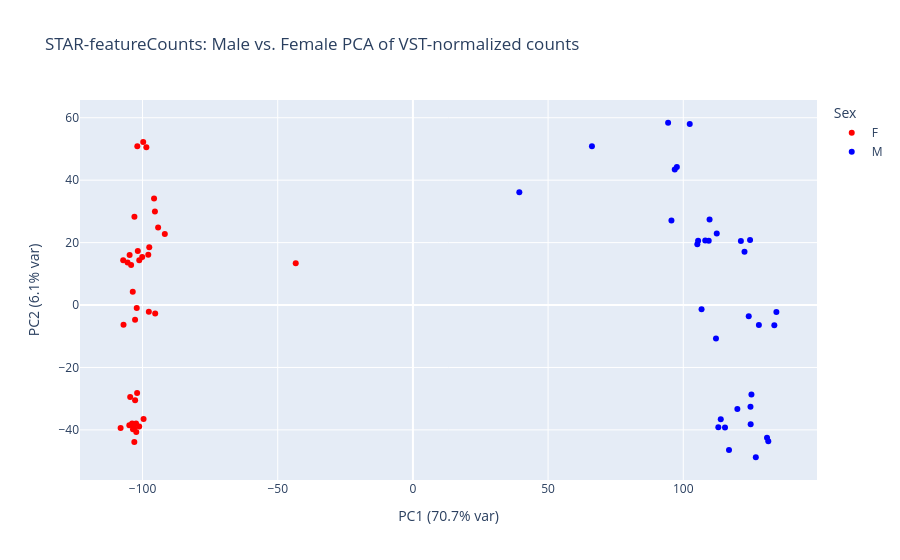

Write notebook code for a chart like this one.
### Markdown cell above
PCA Plot

### Code cell
# create transpose
vst_t = norm_counts.T

pca = PCA(n_components=2)
pca_scores = pca.fit_transform(vst_t)

pca_df = metadata.copy()
pca_df['PC1'] = pca_scores[:,0]
pca_df['PC2'] = pca_scores[:,1]

# Explained variance
pc1_var = pca.explained_variance_ratio_[0] * 100
pc2_var = pca.explained_variance_ratio_[1] * 100

# Define your own color mapping
color_map = {'M': 'blue', 'F': 'red'}  

fig = px.scatter(
    pca_df,
    x='PC1',
    y='PC2',
    color='Sex',  
    color_discrete_map=color_map,          
    hover_name=pca_df.index,
    title=f"STAR-featureCounts: Male vs. Female PCA of VST-normalized counts"
)

fig.update_layout(
    xaxis_title=f"PC1 ({pca.explained_variance_ratio_[0]*100:.1f}% var)",
    yaxis_title=f"PC2 ({pca.explained_variance_ratio_[1]*100:.1f}% var)",
)
fig.show()

### Figure 1 — Plotly figure (JSON) as saved in the notebook; plotly's stock layout.template omitted (floating-point values rounded to 4 significant figures)
{"data": [{"hovertemplate": "<b>%{hovertext}</b><br><br>Sex=F<br>PC1=%{x}<br>PC2=%{y}<extra></extra>", "hovertext": ["ERR12356072", "ERR12383247", "ERR12383248", "ERR12383252", "ERR12383253", "ERR12383254", "ERR12383259", "ERR12383260", "ERR12383261", "ERR12383265", "ERR12383266", "ERR12383268", "ERR12383272", "ERR12383273", "ERR12383274", "ERR12383279", "ERR12383280", "ERR12383281", "ERR12383283", "ERR12383285", "ERR12383286", "ERR12383287", "ERR12383289", "ERR12383292", "ERR12383293", "ERR12383294", "ERR12383298", "ERR12383299", "ERR12383300", "ERR12383301", "ERR12383305", "ERR12383306", "ERR12383307", "ERR12383311", "ERR12383312", "ERR12383313", "ERR12383314"], "legendgroup": "F", "marker": {"color": "red", "symbol": "circle"}, "mode": "markers", "name": "F", "orientation": "v", "showlegend": true, "type": "scatter", "x": [-97.52, -100.1, -91.76, -97.88, -94.24, -43.34, -95.32, -103.6, -97.67, -102.7, -104.6, -102.0, -104.9, -102.4, -99.62, -101.2, -103.5, -103.9, -103.0, -108.1, -103.1, -102.3, -103.0, -102.8, -107.0, -102.2, -104.2, -101.2, -95.42, -105.5, -107.2, -104.8, -101.7, -95.74, -101.9, -98.59, -99.75], "xaxis": "x", "y": [18.51, 15.42, 22.72, 16.14, 24.82, 13.38, -2.736, 4.259, -2.139, -30.49, -29.49, -28.18, -38.52, -37.99, -36.48, -38.89, -39.83, -37.97, -43.88, -39.37, -39.42, -40.67, 28.31, -4.737, -6.34, -0.9473, 12.8, 14.32, 29.96, 13.63, 14.32, 16.01, 17.35, 34.13, 50.84, 50.53, 52.23], "yaxis": "y"}, {"hovertemplate": "<b>%{hovertext}</b><br><br>Sex=M<br>PC1=%{x}<br>PC2=%{y}<extra></extra>", "hovertext": ["ERR12383249", "ERR12383250", "ERR12383251", "ERR12383255", "ERR12383256", "ERR12383257", "ERR12383258", "ERR12383262", "ERR12383263", "ERR12383264", "ERR12383267", "ERR12383269", "ERR12383270", "ERR12383271", "ERR12383275", "ERR12383276", "ERR12383277", "ERR12383278", "ERR12383282", "ERR12383284", "ERR12383288", "ERR12383290", "ERR12383291", "ERR12383295", "ERR12383296", "ERR12383302", "ERR12383304", "ERR12383308", "ERR12383309", "ERR12383310", "ERR12383315", "ERR12383316", "ERR12383317"], "legendgroup": "M", "marker": {"color": "blue", "symbol": "circle"}, "mode": "markers", "name": "M", "orientation": "v", "showlegend": true, "type": "scatter", "x": [121.3, 124.7, 112.4, 133.7, 97.63, 134.4, 124.2, 124.9, 125.2, 120.0, 96.85, 131.4, 131.0, 113.9, 124.9, 115.4, 113.0, 39.36, 116.9, 126.8, 106.8, 128.0, 112.1, 105.2, 108.1, 105.5, 95.62, 102.4, 94.39, 66.22, 122.6, 109.4, 109.7], "xaxis": "x", "y": [20.5, 20.86, 22.95, -6.473, 44.18, -2.255, -3.554, -32.6, -28.7, -33.31, 43.42, -43.6, -42.49, -36.59, -38.17, -39.22, -39.15, 36.15, -46.46, -48.76, -1.374, -6.356, -10.73, 19.46, 20.67, 20.57, 27.09, 58.02, 58.39, 50.84, 17.05, 20.61, 27.4], "yaxis": "y"}], "layout": {"legend": {"title": {"text": "Sex"}, "tracegroupgap": 0}, "title": {"text": "STAR-featureCounts: Male vs. Female PCA of VST-normalized counts"}, "xaxis": {"anchor": "y", "domain": [0, 1], "title": {"text": "PC1 (70.7% var)"}}, "yaxis": {"anchor": "x", "domain": [0, 1], "title": {"text": "PC2 (6.1% var)"}}}}
